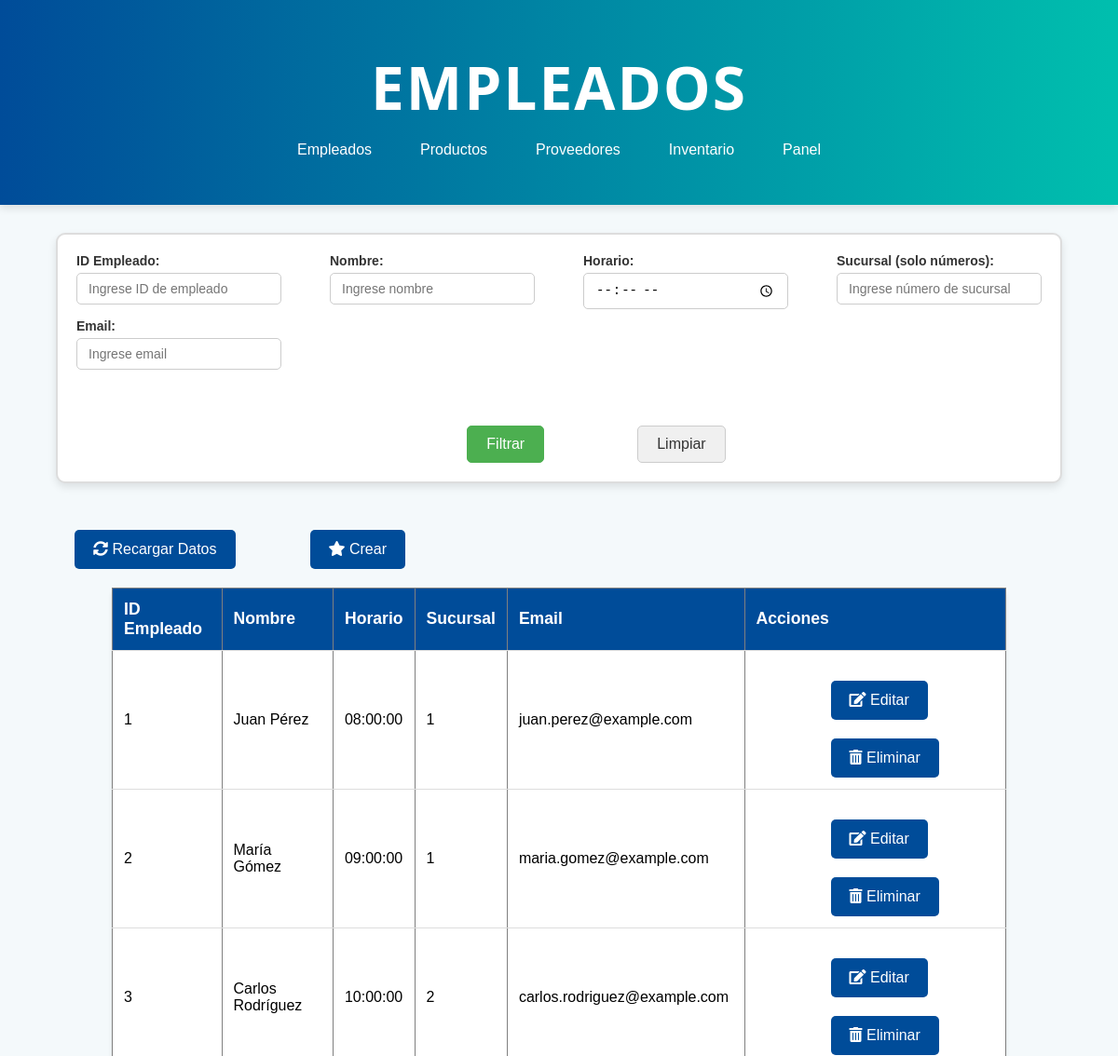
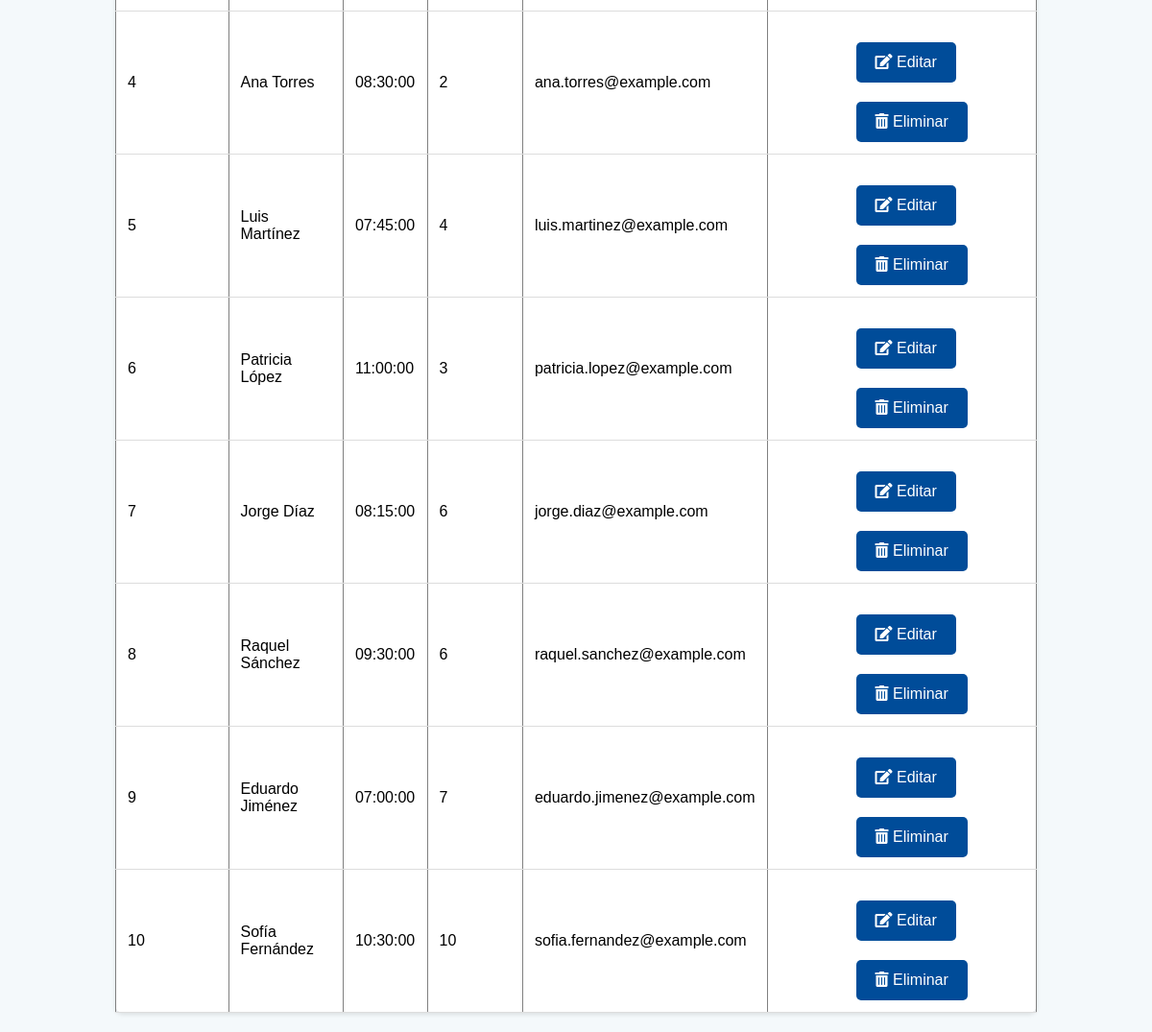
Page /empleado.php on the earlier database version (2 pictures, top to bottom).
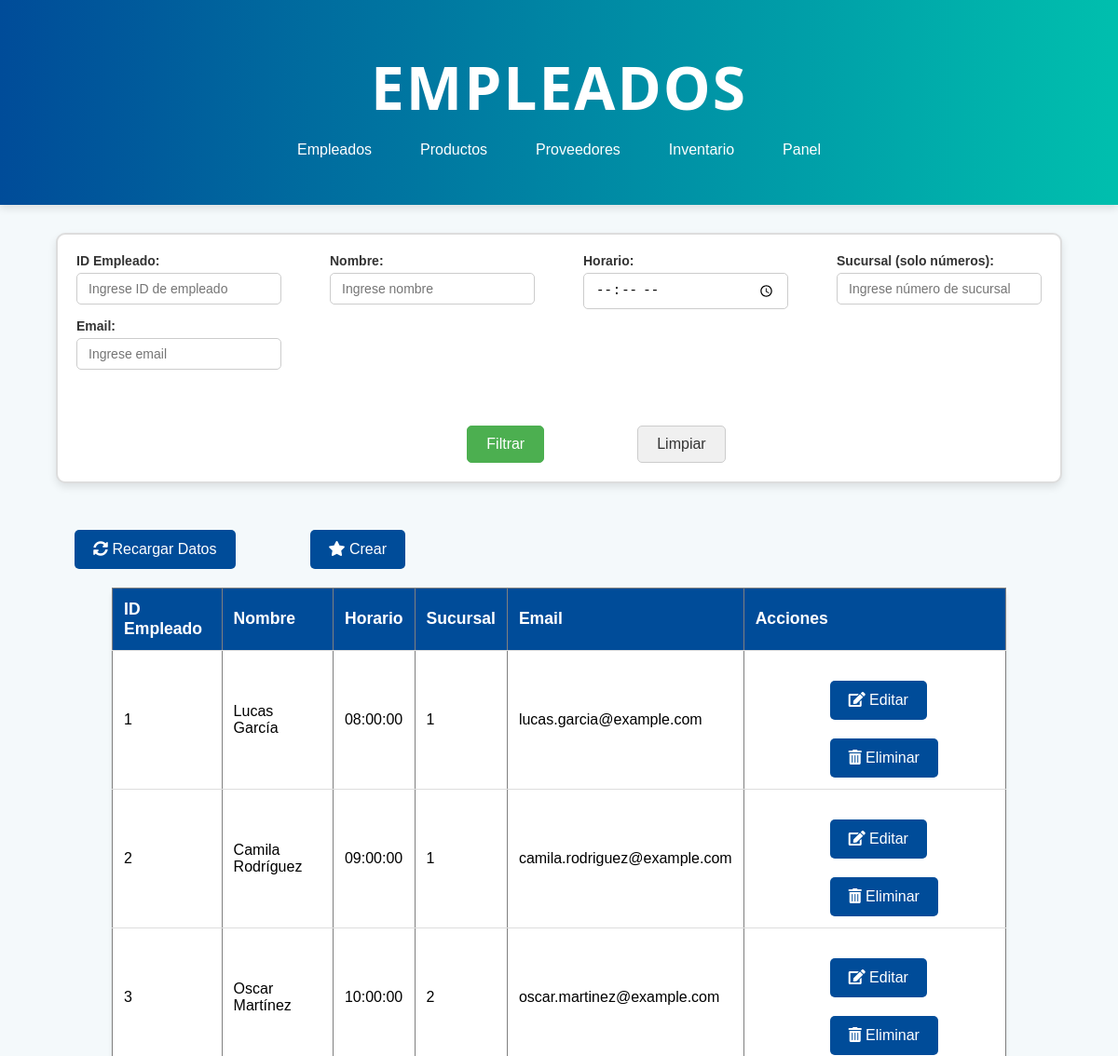
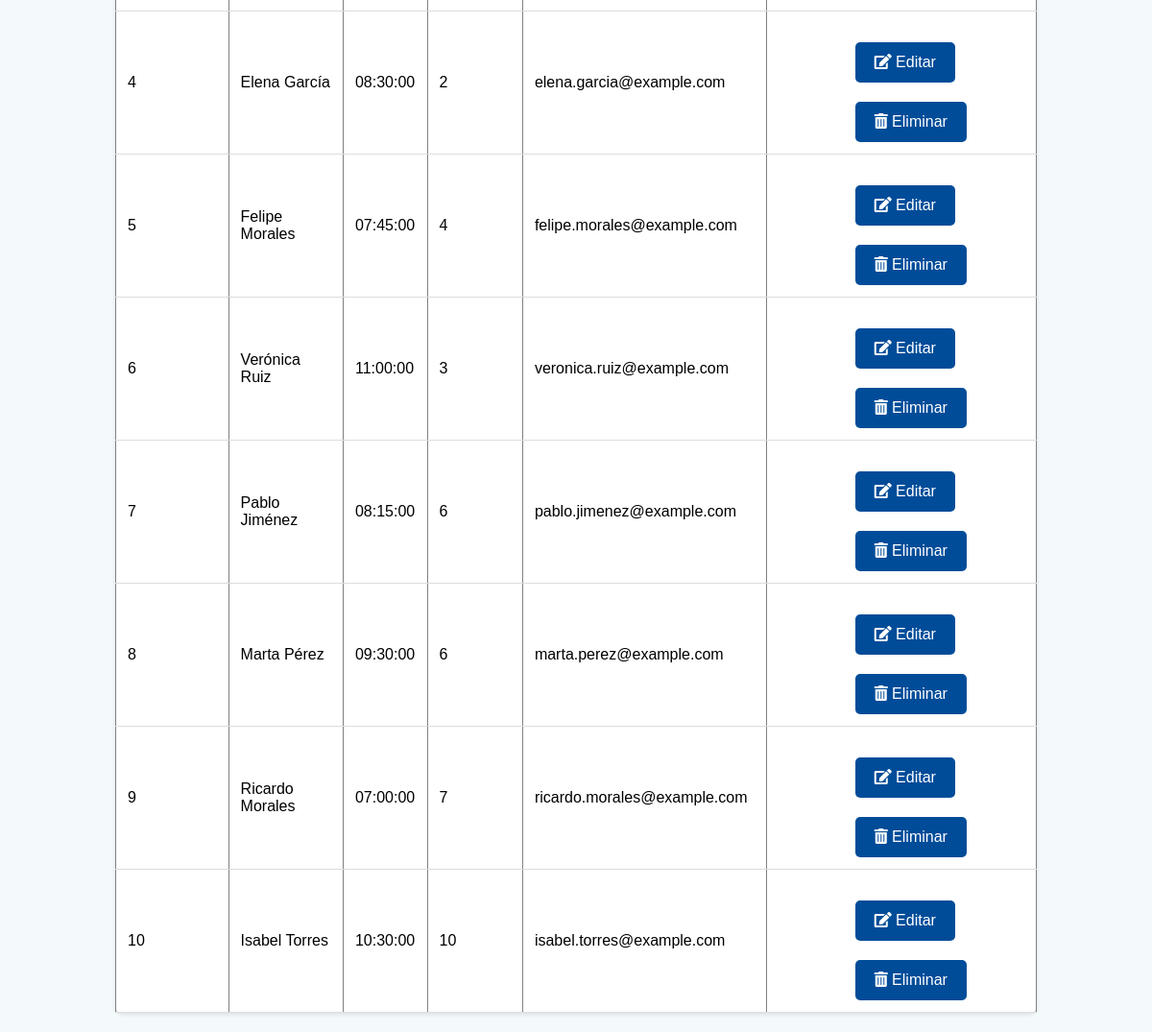
Same page on the later database version (2 pictures, top to bottom).
### tables this page shows
CREATE TABLE `empleado` (
  `idEmpleado` int(11) NOT NULL,
  `nombre` varchar(100) NOT NULL,
  `horario` time DEFAULT NULL,
  `sucursal` int(11) NOT NULL,
  `eliminado` int(11) NOT NULL,
  `email` varchar(100) DEFAULT NULL,
  `contrasena` varchar(100) DEFAULT NULL
);

### empleado.php (the view, shortened to what this page needs)
<!DOCTYPE html>
<html lang="es">
<head>
    <link rel="stylesheet" href="css/stylesListas.css">
    <link rel="stylesheet" href="https://cdnjs.cloudflare.com/ajax/libs/font-awesome/5.15.3/css/all.min.css">
</head>
<body>
    <header class="header">
        <h1>Empleados</h1>
        <nav>
            <ul>
            <li><a href="empleado.php">Empleados</a></li>
                <li><a href="producto.php">Productos</a></li>
                <li><a href="proveedor.php">Proveedores</a></li>
                <li><a href="inventario.php">Inventario</a></li>
                <li><a href="administrador.php">Panel</a></li>
            </ul>
        </nav>
    </header>
    <form method="GET" action="">
        <div class="contenedor-filtros">
            <div class="formulario-filtros">
                <div class="filtro">
                    <label for="idEmpleado">ID Empleado:</label>
                    <input type="text" name="idEmpleado" id="idEmpleado" placeholder="Ingrese ID de empleado" value="<?= isset($_GET['idEmpleado']) ? htmlspecialchars($_GET['idEmpleado']) : '' ?>">
                </div>
                <div class="filtro">
                    <label for="nombre">Nombre:</label>
                    <input type="text" name="nombre" id="nombre" placeholder="Ingrese nombre" value="<?= isset($_GET['nombre']) ? htmlspecialchars($_GET['nombre']) : '' ?>">
                </div>
                <div class="filtro">
                    <label for="horario">Horario:</label>
                    <input type="time" name="horario" id="horario" value="<?= isset($_GET['horario']) ? htmlspecialchars($_GET['horario']) : '' ?>">
                </div>
                <div class="filtro">
                    <label for="sucursal">Sucursal (solo números):</label>
                    <input type="number" name="sucursal" id="sucursal" placeholder="Ingrese número de sucursal" value="<?= isset($_GET['sucursal']) ? htmlspecialchars($_GET['sucursal']) : '' ?>" min="1">
                </div>
                <div class="filtro">
                    <label for="email">Email:</label>
                    <input type="email" name="email" id="email" placeholder="Ingrese email" value="<?= isset($_GET['email']) ? htmlspecialchars($_GET['email']) : '' ?>">
                </div>
            </div>
            <div class="botones">
                <button type="submit">Filtrar</button>
                <button type="reset" onclick="resetForm()">Limpiar</button>
            </div>
        </div>
    </form>
<button onclick="recargarDatos()">
<i class="fas fa-sync-alt"></i> Recargar Datos
    <button class='crear' onclick="window.location.href='crearEmpleado.php'">
    <i class='fas fa-star'></i> Crear
</button>
    <table border="1">
        <thead>
            <tr>
                <th>ID Empleado</th>
                <th>Nombre</th>
                <th>Horario</th>
                <th>Sucursal</th>
                <th>Email</th>
                <th>Acciones</th>
            </tr>
        </thead>
        <tbody id="datosEmpleado">
            <?php
            $servername = "localhost";
            $username = "root";
            $password = "";
            $dbname = "drogueriasconfe";
            $conn = new mysqli($servername, $username, $password, $dbname);
            $sql = "SELECT idEmpleado, nombre, horario, sucursal, email FROM empleado WHERE eliminado = 0";
            $result = $conn->query($sql);
            if ($result->num_rows > 0) {
                while ($row = $result->fetch_assoc()) {
                    echo "<tr>
                            <td>" . $row["idEmpleado"] . "</td>
                            <td>" . $row["nombre"] . "</td>
                            <td>" . $row["horario"] . "</td>
                            <td>" . $row["sucursal"] . "</td>
                            <td>" . $row["email"] . "</td>
                            <td>
                                <button class='editar' onclick='editarEmpleado(" . $row["idEmpleado"] . ")'>
                                    <i class='fas fa-edit'></i> Editar
                                </button>
                                <button class='eliminar' onclick='eliminarEmpleado(" . $row["idEmpleado"] . ")'>
                                    <i class='fas fa-trash-alt'></i> Eliminar
                                </button>
                            </td>
                          </tr>";
                }
            } else {
                echo "<tr><td colspan='6'>No se encontraron empleados</td></tr>";
            }
            ?>
        </tbody>
    </table>
</body>
</html>

### css/stylesListas.css (style rules this page uses)
* { box-sizing: border-box; margin: 0; padding: 0; }
body { font-family: Arial, sans-serif; background-color: #f4f9fb; }
header { background: linear-gradient(to right, #004c99, #00bfae); color: white; text-align: center; padding: 50px 20px; box-shadow: 0 4px 8px rgba(0, 0, 0, 0.1); }
header h1 { font-size: 4em; font-family: 'Segoe UI', Tahoma, Geneva, Verdana, sans-serif; font-weight: 700; margin-bottom: 15px; letter-spacing: 2px; text-transform: uppercase; }
nav ul { display: flex; justify-content: center; list-style: none; }
nav ul li { margin: 0 10px; }
nav ul li a { color: #fff; text-decoration: none; padding: 0.5rem 1rem; border-radius: 5px; transition: background-color 0.3s ease; }
table { width: 80%; margin: 20px auto; border-collapse: collapse; background-color: white; box-shadow: 0 2px 4px rgba(0, 0, 0, 0.1); border-radius: 8px; }
th, td { padding: 12px; text-align: left; border-bottom: 1px solid #ddd; }
th { background-color: #004c99; color: white; font-size: 1.1em; }
button { background-color: #004c99; color: white; padding: 12px 20px; border: none; border-radius: 5px; font-size: 1em; cursor: pointer; transition: background-color 0.3s ease; margin-top: 20px; margin-left: 80px; }
.contenedor-filtros { width: 95%; display: flex; flex-direction: column; align-items: center; border: 2px solid #ddd; border-radius: 10px; padding: 20px; box-shadow: 0px 4px 8px rgba(0, 0, 0, 0.1); background-color: #fff; margin: 30px auto; }
.formulario-filtros { display: flex; flex-wrap: wrap; justify-content: space-between; gap: 10px; margin-bottom: 20px; width: 100%; }
.filtro { display: flex; flex-direction: column; width: 220px; min-width: 220px; }
.filtro input { width: 100%; }
.contenedor-filtros { width: 90%; display: flex; flex-direction: column; align-items: center; border: 2px solid #ddd; border-radius: 10px; padding: 20px; box-shadow: 0px 4px 8px rgba(0, 0, 0, 0.1); background-color: #fff; margin: 30px auto; }
.botones { margin-top: 20px; display: flex; justify-content: center; gap: 20px; }
.botones button[type="submit"] { background-color: #4CAF50; color: white; padding: 10px 20px; border: 1px solid #4CAF50; border-radius: 5px; font-size: 16px; cursor: pointer; transition: background-color 0.3s ease; }
.botones button[type="reset"] { background-color: #f0f0f0; color: #333; padding: 10px 20px; border: 1px solid #ccc; border-radius: 5px; font-size: 16px; cursor: pointer; transition: background-color 0.3s ease; }
.filtro label { font-size: 14px; font-weight: bold; color: #333; margin-bottom: 5px; display: block; }
.filtro input { padding: 8px 12px; font-size: 14px; border: 1px solid #ccc; border-radius: 5px; width: 100%; box-sizing: border-box; transition: border-color 0.3s ease; }
.filtro input[type="email"] { padding: 8px 12px; border-radius: 5px; }

Differences in the rows shown:
changed empleado id 1: nombre "Juan Pérez" → "Lucas García"; email "juan.perez@example.com" → "lucas.garcia@example.com"
changed empleado id 2: nombre "María Gómez" → "Camila Rodríguez"; email "maria.gomez@example.com" → "camila.rodriguez@example.com"
changed empleado id 3: nombre "Carlos Rodríguez" → "Oscar Martínez"; email "carlos.rodriguez@example.com" → "oscar.martinez@example.com"
changed empleado id 4: nombre "Ana Torres" → "Elena García"; email "ana.torres@example.com" → "elena.garcia@example.com"
changed empleado id 5: nombre "Luis Martínez" → "Felipe Morales"; email "luis.martinez@example.com" → "felipe.morales@example.com"
changed empleado id 6: nombre "Patricia López" → "Verónica Ruiz"; email "patricia.lopez@example.com" → "veronica.ruiz@example.com"
changed empleado id 7: nombre "Jorge Díaz" → "Pablo Jiménez"; email "jorge.diaz@example.com" → "pablo.jimenez@example.com"
changed empleado id 8: nombre "Raquel Sánchez" → "Marta Pérez"; email "raquel.sanchez@example.com" → "marta.perez@example.com"
changed empleado id 9: nombre "Eduardo Jiménez" → "Ricardo Morales"; email "eduardo.jimenez@example.com" → "ricardo.morales@example.com"
changed empleado id 10: nombre "Sofía Fernández" → "Isabel Torres"; email "sofia.fernandez@example.com" → "isabel.torres@example.com"
